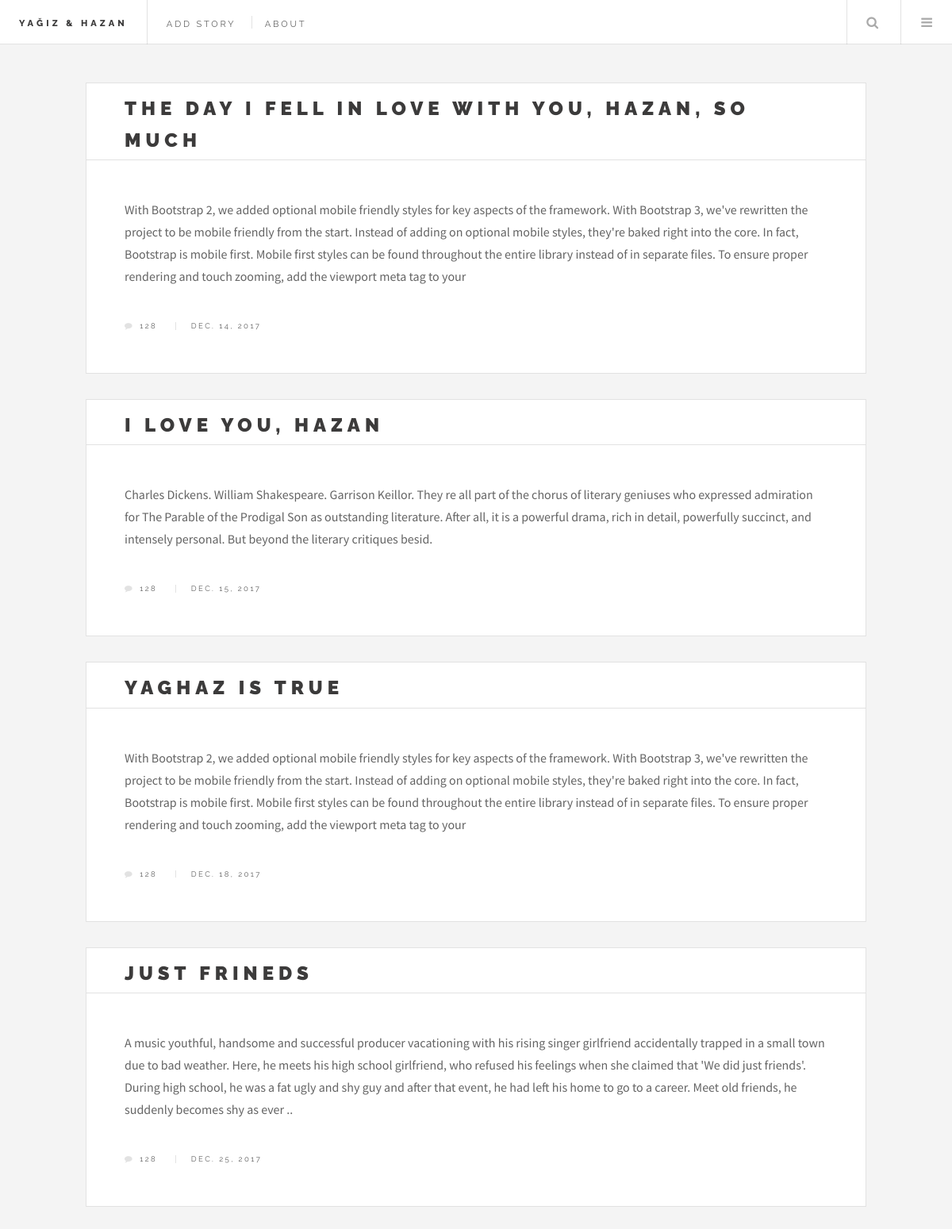
/user/ (signed in), run on an earlier commit of the app's database.
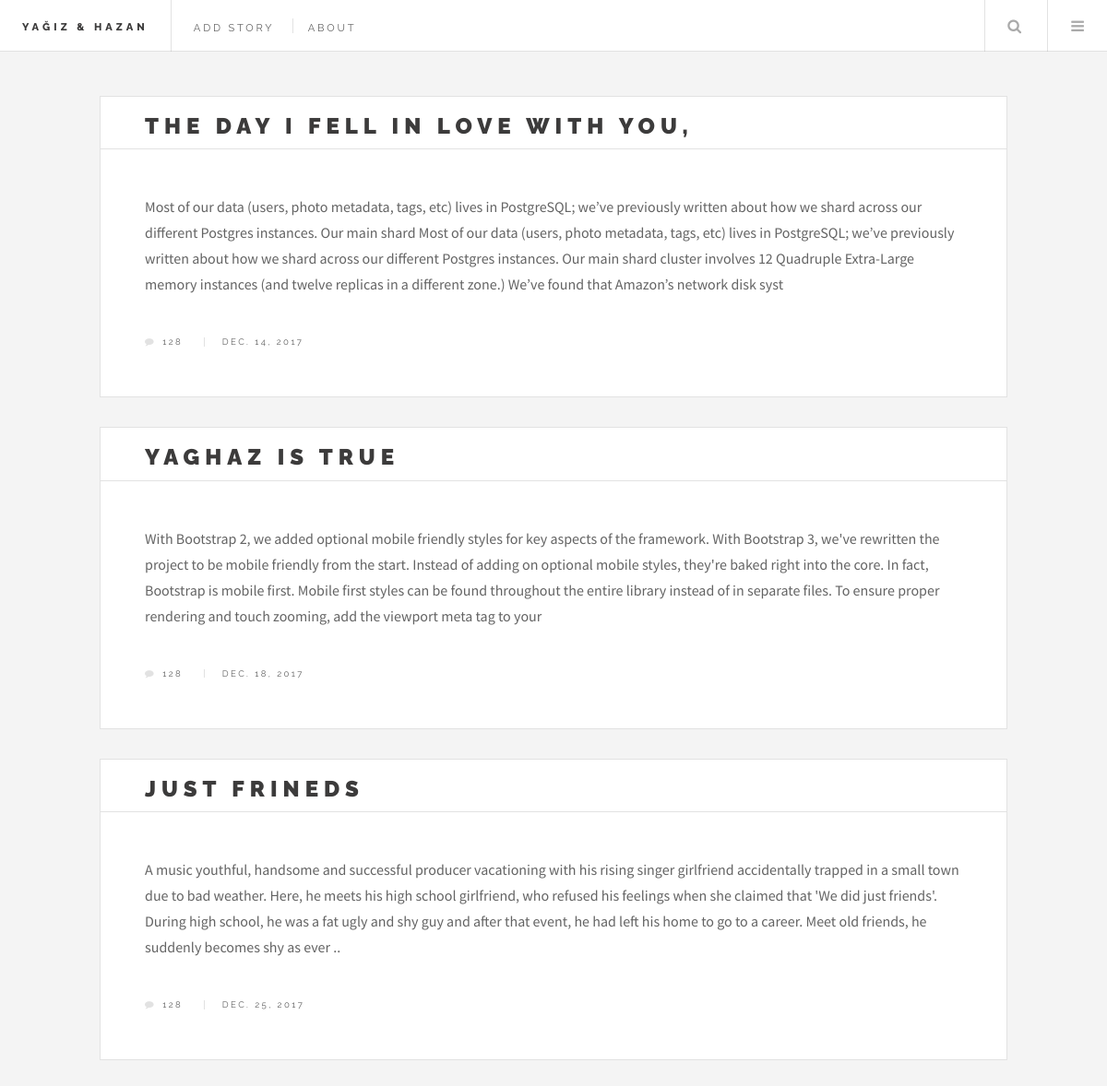
And on a later commit of the database.
### egamen/models.py (models this page shows, shortened)
class Story(models.Model):
    Lang =(
        ("AF", "Afrikanns"),
        ("SQ", "Albanian"),
        ("AR", "Arabic"),
        ("HY", "Armenian"),
        ("EU", "Basque"),
        ("BN", "Bengali"),
        ("BG", "Bulgarian"),
        ("CA", "Catalan"),
        ("KM", "Cambodian"),
        ("ZH", "Chinese(Mandarin)"),
        ("HR", "Croation"),
        ("CS", "Czech"),
        ("DA", "Danish"),
        ("NL", "Dutch"),
        ("EN", "English"),
        ("ET", "Estonian"),
        ("FJ", "Fiji"),
        ("FI", "Finnish"),
        ("FR", "French"),
        ("KA", "Georgian"),
        ("DE", "German"),
        ("EL", "Greek"),
        ("GU", "Gujarati"),
        ("HE", "Hebrew"),
        ("HI", "Hindi"),
        ("HU", "Hungarian"),
        ("IS", "Icelandic"),
        ("ID", "Indonesian"),
        ("GA", "Irish"),
        ("IT", "Italian"),
        ("JA", "Japanese"),
        ("JW", "Javanese"),
        ("KO", "Korean"),
        ("LA", "Latin"),
        ("LV", "Latvian"),
        ("LT", "Lithuanian"),
        ("MK", "Macedonian"),
        ("MS", "Malay"),
        ("ML", "Malayalam"),
        ("MT", "Maltese"),
        ("MI", "Maori"),
        ("MR", "Marathi"),
        ("MN", "Mongolian"),
        ("NE", "Nepali"),
        ("NO", "Norwegian"),
        ("FA", "Persian"),
        ("PL", "Polish"),
        ("PT", "Portuguese"),
        ("PA", "Punjabi"),
        ("QU", "Quechua"),
        ("RO", "Romanian"),
        ("RU", "Russian"),
        ("SM", "Samoan"),
        ("SR", "Serbian"),
        ("SK", "Slovak"),
        ("SL", "Slovenian"),
        ("ES", "Spanish"),
        ("SW", "Swahili"),
        ("SV", "Swedish"),
        ("TA", "Tamil"),
        ("TT", "Tatar"),
        ("TE", "Telugu"),
        ("TH", "Thai"),
        ("BO", "Tibetan"),
        ("TO", "Tonga"),
        ("TR", "Turkish"),
        ("UK", "Ukranian"),
        ("UR", "Urdu"),
        ("UZ", "Uzbek"),
        ("VI", "Vietnamese"),
        ("CY", "Welsh"),
        ("XH", "Xhosa"),
    )
    title = models.CharField(max_length=100, null=False)
    author = models.ForeignKey(User, on_delete=models.CASCADE)
    summary = models.TextField(max_length=500, null= False)
    pub_date = models.DateField(auto_now_add=True, blank=False, null=False)
    update_time = models.DateField(null=True)
    has_chapter = models.BooleanField(default=False, editable=False)
    language = models.CharField(choices=Lang, default=Lang[2], max_length=3)
    story_cover = models.FileField()

### egamen/views.py (the view)
# urls.py: url(r'^user/$', views.user_profile, name='profile'),
@login_required(login_url='egamen:login')
def user_profile(request):
    user = request.user
    stories = Story.objects.filter(author=user)
    return render(request, 'user_profile.html', {'stories': stories})

### templates/user_profile.html (shortened to what this page needs)
{% extends 'base.html' %}
{% block content %}
{% load static %}
<div id="main">
    {% if stories %}
    {% for story in stories %}
    <article class="post">
        <header>
            <div class="title">
                <h2><a href="{% url 'egamen:edit_story' story.id%}">{{story.title}} </a></h2>
            </div>
        </header>
        <p>{{story.summary}}</p>
        <footer>
            <ul class="stats">
                <li><a href="#" class="icon fa-comment">128</a></li>
                <li>
                    <time class="published" datetime="2015-11-01">{{story.pub_date}}</time>
                </li>
            </ul>
        </footer>
    </article>
    {%endfor%}
    {%endif%}
</div>
{% endblock %}

What changed in the data, as far as the page shows it:
removed Story: title "I LOVE YOU, HAZAN", summary "Charles Dickens. William Shakespeare. Garrison Keillor. They re all part of the chorus of literary geniuses who expressed admiration for The Parable of the Prodigal Son as outstanding literature. After all, it is a powerful drama, rich in detail, powerfully succinct, and intensely personal. But beyond the literary critiques besid.", pub_date "DEC. 15, 2017"
changed Story: title "THE DAY I FELL IN LOVE WITH YOU, HAZAN, SO MUCH" → "THE DAY I FELL IN LOVE WITH YOU,"; summary "With Bootstrap 2, we added optional mobile friendly styles for key aspects of the framework. With Bootstrap 3, we've rewritten the project to be mobile friendly from the start. Instead of adding on optional mobile styles, they're baked right into the core. In fact, Bootstrap is mobile first. Mobile first styles can be found throughout the entire library instead of in separate files. To ensure proper rendering and touch zooming, add the viewport meta tag to your" → "Most of our data (users, photo metadata, tags, etc) lives in PostgreSQL; we’ve previously written about how we shard across our different Postgres instances. Our main shard Most of our data (users, photo metadata, tags, etc) lives in PostgreSQL; we’ve previously written about how we shard across our different Postgres instances. Our main shard cluster involves 12 Quadruple Extra-Large memory instances (and twelve replicas in a different zone.) We’ve found that Amazon’s network disk syst"
